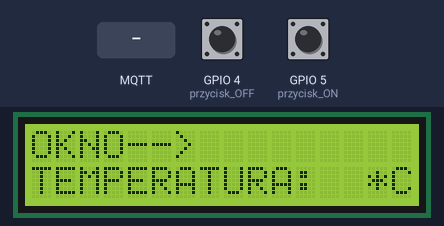
Recording of a sketch running on a simulated ESP8266 (NodeMCU). Shown: 16×2 character LCD. The inputs (shaded band) are chosen by the test bench; at power-on: GPIO 4 (przycisk_OFF) HIGH, GPIO 5 (przycisk_ON) HIGH. WiFi joins after 1.5 s; servers stay silent unless stated; no MQTT or app messages arrive unless stated; what the sketch prints to the serial monitor is not drawn.

Above: at 2.7 s.
2.8 s: MQTT message "OPEN" arrives on the first subscribed topic
At 3.5 s:
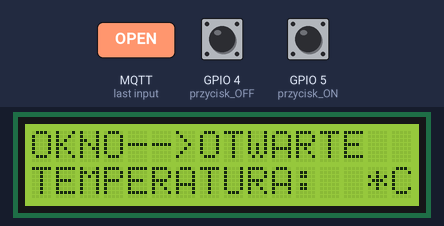
4.3 s: MQTT message "CLOSE" arrives on the first subscribed topic
At 4.7 s:
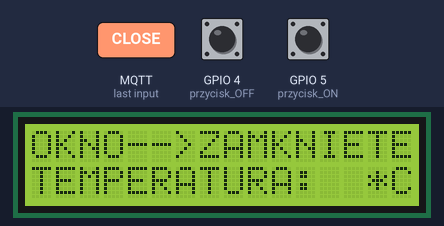
Timing chart, 0 to 7.3 s (numbered marks = the images above; inputs shaded):
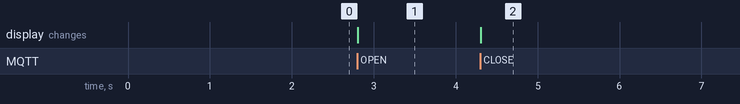

The sketch:

Modul_centralny.ino
```cpp
#include <LiquidCrystal.h> //Dołączenie bilbioteki
#include <ESP8266WiFi.h> //biblioteka do podlaczenia ESP z WIFI
#include <PubSubClient.h> //biblioteka do komunikacji przez MQTT


const char* ssid = "JaSu-Linksys"; //Nazwa WIFI
const char* password = "$JaSu-Linksys"; //Haslo WIFI
const char* mqttServer = "192.168.0.97"; //Adres IP brokera MQTT
const int mqttPort = 1883; //Port na jaki sie laczymy w brokerze
const char* mqttUser = "ESP_lcd"; //Nazwa uzytkownika MQTT
const char* mqttPassword = "pracainzynierska"; //Haslo do brokera MQTT

const char* mqttsTopic_button = "homeassistant/button/state"; // state Topic przycisku
const char* mqttsTopic_czujnik_OC = "homeassistant/binary_sensor/serwo/state"; //state Topic czujnika otwarcia/zamkniecia
const char* mqttsTopic_TempSensor = "homeassistant/sensor/TempSensor/state"; //state Topic czujnika temperatury
int stan = 0; //definicja zmiennej uzytej jako wiadomosc wysylana przez MQTT
unsigned long lastDebounceTime_ON = 0; //definicja zmiennej zastosowanej do zniwelowania zjawiska debouncingu przycisku odpowiedzialnego za otwieranie okna
int previousState_ON = HIGH; //ustawienie defaultowego stanu zmiennej do monitorowania poprzedniego stanu przycisku ON
unsigned long lastDebounceTime_OFF = 0; //definicja zmiennej zastosowanej do zniwelowania zjawiska debouncingu przycisku odpowiedzialnego za zamykanie okna
int previousState_OFF = HIGH; //ustawienie defaultowego stanu zmiennej do monitorowania poprzedniego stanu przycisku OFF
unsigned long debounceDelay = 200;


const int przycisk_ON = 5; //definicja przycisku otwierania okna
const int przycisk_OFF = 4; //definicja przycisku zamykania okna

LiquidCrystal lcd(2, 0, 16, 14, 13, 12); //Informacja o podłączeniu nowego wyświetlacza

WiFiClient espClient_lcd; //utworzenie klienta wifi
PubSubClient client(espClient_lcd); //utworzenie klienta do komunikacji protokołem MQTT

void setup() {
  Serial.begin(115200); //Ustawienie predkosci komunikacji portu szeregowego(monitorowanie w Serial Monitor)
  pinMode(przycisk_ON, INPUT_PULLUP); //zdefiniowanie przycisku ON jako wejscie typu PULLUP
  pinMode(przycisk_OFF, INPUT_PULLUP); //zdefiniowanie przycisku OFF jako wejscie typu PULLUP

  //Poczatkowe ustawienia wyswietlacza LCD
  lcd.clear(); //Wyczyszczenie poprzedniej zawartosci wyswietlacza LCD
  lcd.begin(16, 2); //Deklaracja typu wyswietlacza
  lcd.setCursor(0, 0); //Ustawienie kursora
  lcd.print("OKNO-->"); //Wyświetlenie tekstu
  lcd.setCursor(0, 1); //Ustawienie kursora
  lcd.print("TEMPERATURA:"); //Wyświetlenie tekstu
  lcd.setCursor(14, 1); //Ustawienie kursora
  lcd.print("*C"); //Wyświetlenie tekstu
  setupWiFi(); //Wywołanie funkcji odpowiedzialnej za połączenie WiFi
  client.setServer(mqttServer, mqttPort); //Ustawwienie danych serwera brokera MQTT(adres IP i port)
  client.setCallback(callback); //Ustawienie funkcji callback jako tej odpowiedzialnej za odbior wiadomosci z serwera

}

void setupWiFi() { //Funkcja odpowiedzialna za zestawienie połączenia WiFi
  Serial.println();
  Serial.print("Łączenie z siecią: ");
  Serial.println(ssid);

  WiFi.begin(ssid, password);

  while (WiFi.status() != WL_CONNECTED) {
    delay(500);
    Serial.print(".");
  }

  Serial.println("");
  Serial.println("WiFi połączono.");
  Serial.println("Adres IP: " + WiFi.localIP().toString());
  Serial.println();
  Serial.println("Device ID: " + WiFi.macAddress());
}

void callback(char* topic, byte* payload, unsigned int length) {//Funkcja odpowiedzialna za odbieranie wiadomosci z danego tematu MQTT oraz przetworzenie jej w odpowiedni sposob
  if (String(topic) == mqttsTopic_czujnik_OC) {
    String message_OC;
    for (int i = 0; i < length; i++) {
      message_OC += (char)payload[i];
    }
    Serial.print("Otrzymano wiadomość na temat MQTT: ");
    Serial.println(message_OC);

    if (message_OC == "OPEN") {
      const char* OC = "OTWARTE";
      printLCD_OC(OC);
    }
    if (message_OC == "CLOSE") {
      const char* OC = "ZAMKNIETE";
      printLCD_OC(OC);
    }
  }
  if (String(topic) == mqttsTopic_TempSensor) {
    String message_temp; // {"temperatura":25} tak wyglada cala wiadomosc
    for (int i = 15; i < length-1; i++) {
      message_temp += (char)payload[i];
    }

    Serial.print("Otrzymano wiadomość na temat MQTT: ");
    Serial.println(message_temp);
    lcd.setCursor(12, 1);
    lcd.print("  "); //Czyszczenie wyswietlacza w 2 wierszu 13 i 14 kolumne
    lcd.setCursor(12, 1);
    lcd.print(message_temp);
  }
}

void printLCD_OC(const char* OC){//Funkcja odpowiedzialna za czyszenie i wyświetlanie wiadomości na LCD
    lcd.setCursor(7, 0);
    lcd.print("         "); //Czyszczenie wyswietlacza w 1 wierszu od 8 do 16 kolumny
    lcd.setCursor(7, 0);
    lcd.print(OC);
}

void ReadPublishButton(){ //Funkcja do odczytywania stanu przycisku, niwelowania debouncingu oraz publikacji wiadomosci MQTT
  int buttonState_ON = digitalRead(przycisk_ON);
  int buttonState_OFF = digitalRead(przycisk_OFF);

  if (buttonState_ON == LOW && previousState_ON == HIGH && buttonState_OFF == HIGH && millis() - lastDebounceTime_ON > debounceDelay ) {
    stan = 1;
    client.publish(mqttsTopic_button, String(stan).c_str());
    delay(10);
    lastDebounceTime_ON = millis();
  }
  previousState_ON = buttonState_ON;

  if (buttonState_OFF == LOW && previousState_OFF == HIGH && buttonState_ON == HIGH && millis() - lastDebounceTime_OFF > debounceDelay ) {
    stan = 0;
    client.publish(mqttsTopic_button, String(stan).c_str());
    delay(10);
    lastDebounceTime_OFF = millis();
  }
  previousState_OFF = buttonState_OFF;
}


void reconnect() {//Funkcja do podlaczenia sie z serwerem mqtt
  while (!client.connected()) {
    Serial.print("Łączenie z MQTT...");
    if (client.connect("LCD", mqttUser, mqttPassword)) {
      Serial.println("Połączono");
      client.subscribe(mqttsTopic_czujnik_OC);
      client.subscribe(mqttsTopic_TempSensor);
    } else {
      Serial.print("Nie udało się połączyć z MQTT, spróbuj ponownie za 5 sekund...");
      delay(5000);
    }
  }
}

void loop() {
 if (!client.connected()) {
    reconnect();
  }
  client.loop();
  ReadPublishButton();
}
```

Measured:
- after the input at 2.8 s, the display: changes at once (image 1)
- after the input at 4.3 s, the display: changes at once (image 2)
